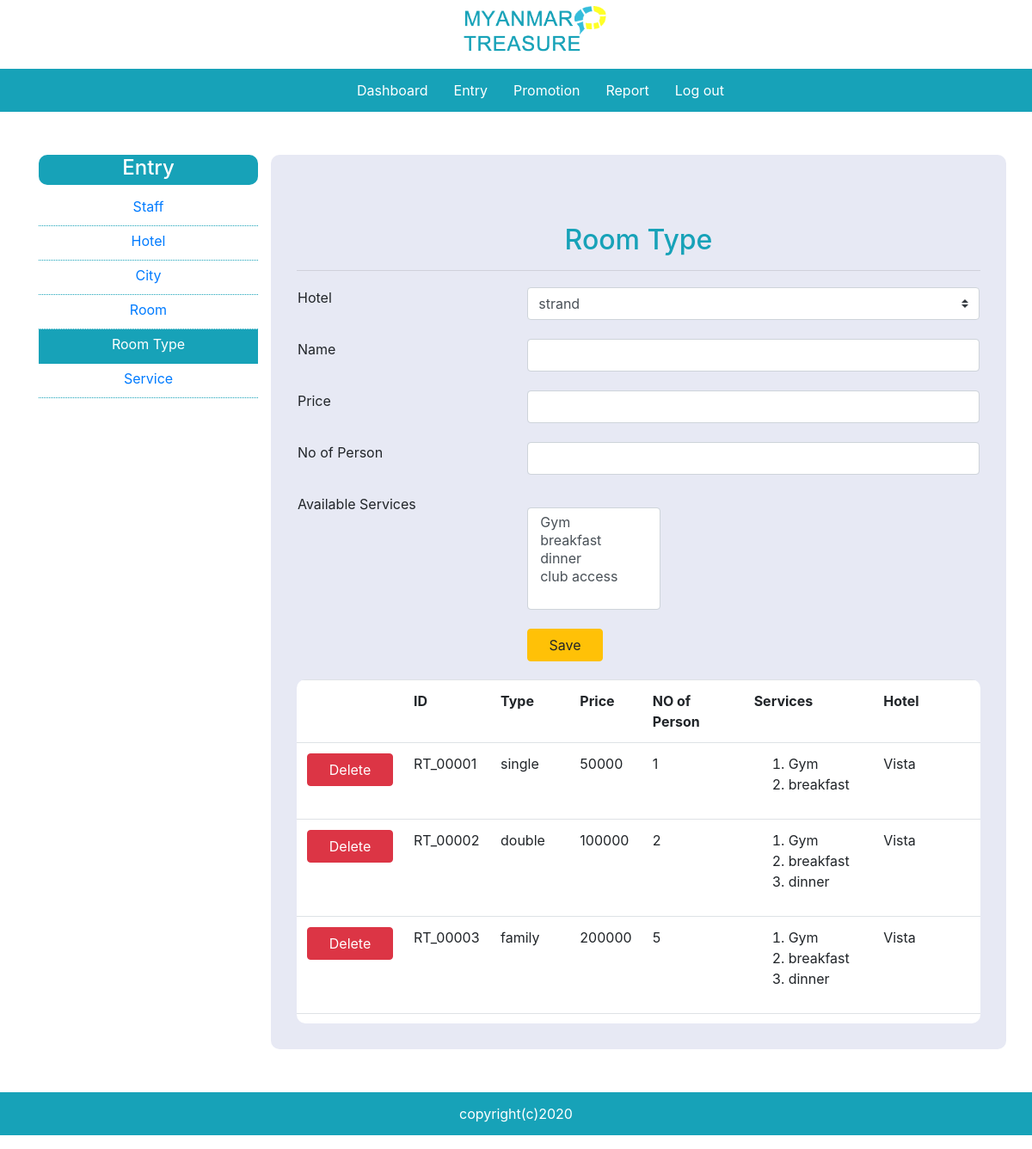
Screenshot of /roomtype.php (signed in) with the database file from the repository.
### tables this page shows
CREATE TABLE `roomtype` (
  `roomtypeid` varchar(45) NOT NULL,
  `roomtypename` varchar(45) NOT NULL,
  `price` int(11) NOT NULL,
  `noofperson` int(11) NOT NULL,
  `hotelid` varchar(45) NOT NULL,
  `status` varchar(45) NOT NULL
);

### roomtype.php (the view, shortened to what this page needs)
<?php
    include 'template/header_ad.php';
    $con=mysqli_connect("localhost","root","","dbagent");
    $roomtypename="";
    $price="";
    $noofperson="";
?>
<section class="content">
        <div class="container">
            <div class="row">
                <div class="col-3 sidebar">
                    <h4>Entry</h4>
                    <a href="staff.php">Staff</a>
                    <a href="hotel.php">Hotel</a>
                    <a href="city.php">City</a>
                    <a href="room.php">Room</a>
                    <a href="roomtype.php"  class="active">Room Type</a>
                    <a href="service.php">Service</a>
                </div>
                <div class="col-9 main-content">
                    <h2>Room Type</h2><hr/>
                    <form action="roomtype.php" method="POST">
                        <table width="100%">
                            <tr>
                                <td></td>
                                <td>
                                </td>
                            </tr>
                            <tr>
                                <td>Hotel</td>
                                <td>
                                    <select name="txthotelid" class="form-control browser-default custom-select">
                                        <?php
                                            $sql="SELECT * FROM hotel WHERE status='available'";
                                            $result=mysqli_query($con,$sql);
                                            while($data=mysqli_fetch_array($result))
                                            {
                                                echo '<option value="'.$data['hotelid'].'">'.$data['hotelname'].'</option>';
                                            }
                                        ?>
                                    </select>
                                </td>
                            </tr>
                            <tr>
                                <td>Name</td>
                                <td>
                                    <input type="text" name="txtname" class="form-control" value="<?php echo $roomtypename;?>" required>
                                </td>
                            </tr>
                            <tr>
                                <td>Price</td>
                                <td>
                                    <input type="text" name="txtprice" class="form-control" value="<?php echo $price;?>" required>
                                </td>
                            </tr>
                            <tr>
                                <td>No of Person</td>
                                <td>
                                    <input type="text" name="txtnoofperson" class="form-control" value="<?php echo $noofperson;?>" required>
                                </td>
                            </tr>
                            <tr>
                                <td>Available Services</td>
                                <td>
                                    <div class="row">
                                        <div class="col-4">
                                            <select name="txtservice" id="service" class="form-control" size="5">
                                            <?php
                                                $sql="SELECT * FROM service WHERE status='true'";
                                                $result=mysqli_query($con,$sql);
                                                while($data=mysqli_fetch_array($result))
                                                {
                                                    echo '<option value="'.$data['serviceid'].'&'.$data['servicename'].'">'.$data['servicename'].'</option>';
                                                }
                                            ?>
                                            </select>
                                        </div>
                                        <div class="col-8 table-responsive" id="servicelist">
                                        </div>
                                    </div>
                                </td>
                            </tr>
                            <tr>
                                <td></td>
                                <td>
                                    <button class="btn btn-warning col-2" name="btnsave">Save</button>
                                </td>
                            </tr>
                        </table>
                    </form>
                    <div class="tablelist">
                        <div class="table-responsive">
                        <table class="table">
                            <tr>
                                <th></th>
                                <th>ID</th>
                                <th>Type</th>
                                <th>Price</th>
                                <th>NO of Person</th>
                                <th>Services</th>
                                <th>Hotel</th>
                            </tr>
                            <?php
                                $sql="SELECT * FROM roomtype WHERE status='true'";
                                $result=mysqli_query($con,$sql);
                                while($data=mysqli_fetch_array($result))
                                {
                                    echo '<tr>';
                                    echo '<td>
                                    <a href="roomtype.php?did='.$data['roomtypeid'].'" class="btn btn-danger" style="display:block;width:100px">Delete</a>
                                    </td>';
                                        echo '<td>'.$data['roomtypeid'].'</td>';
                                        echo '<td>'.$data['roomtypename'].'</td>';
                                        echo '<td>'.$data['price'].'</td>';
                                        echo '<td>'.$data['noofperson'].'</td>';
                                        echo '<td><ol>';
                                        $qry="SELECT * FROM roomtype_view WHERE roomtypeid='".$data['roomtypeid']."'";
                                        $hotelname="";
                                        $r=mysqli_query($con,$qry);
                                        while($a=mysqli_fetch_array($r))
                                        {
                                            $hotelname=$a['hotelname'];
                                            echo '<li>'.$a['servicename'].'</li>';
                                        }
                                        echo '</ol></td>';
                                        echo '<td>'.$hotelname.'</td>';
                                    echo '</tr>';
                                }
                            ?>
                        </table>
                        </div>
                    </div>
                </div>
            </div>
        </div>
     </section>
<?php
include 'template/footer.php';
?>

### css/style.css (style rules this page uses)
.content { min-height: 500px; }
.content h2 { color: #17a2b8; margin-top: 50px; text-align: center; }
.sidebar { min-height: 500px; margin-top: 50px; margin-bottom: 50px; }
.sidebar h4 { display: block; background-color: #17a2b8; height: 35px; line-height: 30px; text-align: center; color: white; border-radius: 10px; }
.sidebar a { display: block; text-decoration: none; text-align: center; border-bottom: thin dotted #17a2b8; height: 40px; line-height: 35px; }
.active { background-color: #17a2b8; color: #ffffff; }
.main-content { min-height: 500px; margin-top: 50px; margin-bottom: 50px; padding: 30px; background-color: #e7e9f4; border-radius: 10px; }
.main-content h2 { color: #17a2b8; }
input[type="text"], input[type="radio"], input[type="email"], input[type="password"], input[type="date"], input[type="file"], select, textarea { margin-bottom: 20px; }
.main-content td { vertical-align: top; }
.tablelist { margin-top: 20px; border-radius: 10px; background-color: white; height: 400px; overflow-y: scroll; }

### rows the page displays
roomtype: roomtypeid "RT_00001", roomtypename "single", price "50000", noofperson "1", servicename "Gym", servicename "breakfast", hotelname "Vista"
roomtype: roomtypeid "RT_00002", roomtypename "double", price "100000", noofperson "2", servicename "Gym", servicename "breakfast", servicename "dinner", hotelname "Vista"
roomtype: roomtypeid "RT_00003", roomtypename "family", price "200000", noofperson "5", servicename "Gym", servicename "breakfast", servicename "dinner", hotelname "Vista"

### other values shown
form field txthotelid "strand"
